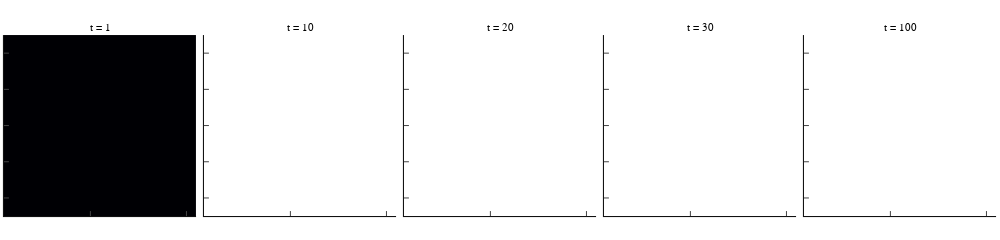

This figure's notebook cell:
### Code cell
# ... I'm sure there are better ways to do this ...

ts = [2, 11, 21, 31, 101] # time steps to plot


hms = map(ts) do t 
    heatmap(reshape(traj[t], (H, W)), clim = (0, 100.0))
end


plot(hms..., layout = (1,5), colorbar = false, 
       title = ["t = 1" "t = 10" "t = 20" "t = 30" "t = 100"], titlefont = font(8))
plot!(size=(W*100,H*200))
plot!(xticks = false)
plot!(yticks = false)

### Figure 1 — Plotly figure (JSON) as saved in the notebook; plotly's stock layout.template omitted (floating-point values rounded to 4 significant figures; data arrays with more than 128 entries replaced by an {"elided": "..."} marker saying what was removed)
{"data": [{"colorbar": {"title": ""}, "colorscale": {"elided": "256x2 mixed values"}, "hoverinfo": "none", "name": "y1", "showlegend": false, "showscale": false, "type": "heatmap", "x": [0.5, 1.5, 2.5, 3.5, 4.5, 5.5, 6.5, 7.5, 8.5, 9.5, 10.5], "xaxis": "x1", "y": [0.5, 1.5], "yaxis": "y1", "z": [[-10440, -29880.0, -47160, -62280.0, -75240.0, -86040.0, -94680.0, -101200.0, -105500.0, -107600.0]], "zmax": 100, "zmin": 0}, {"colorbar": {"title": ""}, "colorscale": {"elided": "256x2 mixed values"}, "hoverinfo": "none", "name": "y1", "showlegend": false, "showscale": false, "type": "heatmap", "x": [0.5, 1.5, 2.5, 3.5, 4.5, 5.5, 6.5, 7.5, 8.5, 9.5, 10.5], "xaxis": "x2", "y": [0.5, 1.5], "yaxis": "y2", "z": [[null, null, null, null, null, null, null, null, null, null]], "zmax": 100, "zmin": 0}, {"colorbar": {"title": ""}, "colorscale": {"elided": "256x2 mixed values"}, "hoverinfo": "none", "name": "y1", "showlegend": false, "showscale": false, "type": "heatmap", "x": [0.5, 1.5, 2.5, 3.5, 4.5, 5.5, 6.5, 7.5, 8.5, 9.5, 10.5], "xaxis": "x3", "y": [0.5, 1.5], "yaxis": "y3", "z": [[null, null, null, null, null, null, null, null, null, null]], "zmax": 100, "zmin": 0}, {"colorbar": {"title": ""}, "colorscale": {"elided": "256x2 mixed values"}, "hoverinfo": "none", "name": "y1", "showlegend": false, "showscale": false, "type": "heatmap", "x": [0.5, 1.5, 2.5, 3.5, 4.5, 5.5, 6.5, 7.5, 8.5, 9.5, 10.5], "xaxis": "x4", "y": [0.5, 1.5], "yaxis": "y4", "z": [[null, null, null, null, null, null, null, null, null, null]], "zmax": 100, "zmin": 0}, {"colorbar": {"title": ""}, "colorscale": {"elided": "256x2 mixed values"}, "hoverinfo": "none", "name": "y1", "showlegend": false, "showscale": false, "type": "heatmap", "x": [0.5, 1.5, 2.5, 3.5, 4.5, 5.5, 6.5, 7.5, 8.5, 9.5, 10.5], "xaxis": "x5", "y": [0.5, 1.5], "yaxis": "y5", "z": [[null, null, null, null, null, null, null, null, null, null]], "zmax": 100, "zmin": 0}], "layout": {"annotations": [{"font": {"color": "rgba(0, 0, 0, 1.000)", "family": "sans-serif", "size": 11}, "rotation": 0, "showarrow": false, "text": "t = 1", "x": 0.1, "xanchor": "center", "xref": "paper", "y": 1, "yanchor": "top", "yref": "paper"}, {"font": {"color": "rgba(0, 0, 0, 1.000)", "family": "sans-serif", "size": 11}, "rotation": 0, "showarrow": false, "text": "t = 10", "x": 0.3, "xanchor": "center", "xref": "paper", "y": 1, "yanchor": "top", "yref": "paper"}, {"font": {"color": "rgba(0, 0, 0, 1.000)", "family": "sans-serif", "size": 11}, "rotation": 0, "showarrow": false, "text": "t = 20", "x": 0.5, "xanchor": "center", "xref": "paper", "y": 1, "yanchor": "top", "yref": "paper"}, {"font": {"color": "rgba(0, 0, 0, 1.000)", "family": "sans-serif", "size": 11}, "rotation": 0, "showarrow": false, "text": "t = 30", "x": 0.7, "xanchor": "center", "xref": "paper", "y": 1, "yanchor": "top", "yref": "paper"}, {"font": {"color": "rgba(0, 0, 0, 1.000)", "family": "sans-serif", "size": 11}, "rotation": 0, "showarrow": false, "text": "t = 100", "x": 0.9, "xanchor": "center", "xref": "paper", "y": 1, "yanchor": "top", "yref": "paper"}], "height": 200, "legend": {"bgcolor": "rgba(255, 255, 255, 1.000)", "bordercolor": "rgba(0, 0, 0, 1.000)", "borderwidth": 1, "font": {"color": "rgba(0, 0, 0, 1.000)", "family": "sans-serif", "size": 11}, "title": {"font": {"color": "rgba(0, 0, 0, 1.000)", "family": "sans-serif", "size": 15}, "text": ""}, "tracegroupgap": 0, "traceorder": "normal", "x": 1, "xanchor": "auto", "y": 1, "yanchor": "auto"}, "margin": {"b": 20, "l": 0, "r": 0, "t": 20}, "paper_bgcolor": "rgba(255, 255, 255, 1.000)", "plot_bgcolor": "rgba(255, 255, 255, 1.000)", "showlegend": true, "width": 1000, "xaxis1": {"anchor": "y1", "domain": [0.003937, 0.1961], "gridcolor": "rgba(0, 0, 0, 0.100)", "gridwidth": 0.5, "linecolor": "rgba(0, 0, 0, 1.000)", "mirror": false, "range": [0.5, 10.5], "showgrid": false, "showline": true, "showticklabels": false, "tickangle": 0, "ticks": "inside", "title": "", "type": "-", "visible": true, "zeroline": false, "zerolinecolor": "rgba(0, 0, 0, 1.000)"}, "xaxis2": {"anchor": "y2", "domain": [0.2039, 0.3961], "gridcolor": "rgba(0, 0, 0, 0.100)", "gridwidth": 0.5, "linecolor": "rgba(0, 0, 0, 1.000)", "mirror": false, "range": [0.5, 10.5], "showgrid": false, "showline": true, "showticklabels": false, "tickangle": 0, "ticks": "inside", "title": "", "type": "-", "visible": true, "zeroline": false, "zerolinecolor": "rgba(0, 0, 0, 1.000)"}, "xaxis3": {"anchor": "y3", "domain": [0.4039, 0.5961], "gridcolor": "rgba(0, 0, 0, 0.100)", "gridwidth": 0.5, "linecolor": "rgba(0, 0, 0, 1.000)", "mirror": false, "range": [0.5, 10.5], "showgrid": false, "showline": true, "showticklabels": false, "tickangle": 0, "ticks": "inside", "title": "", "type": "-", "visible": true, "zeroline": false, "zerolinecolor": "rgba(0, 0, 0, 1.000)"}, "xaxis4": {"anchor": "y4", "domain": [0.6039, 0.7961], "gridcolor": "rgba(0, 0, 0, 0.100)", "gridwidth": 0.5, "linecolor": "rgba(0, 0, 0, 1.000)", "mirror": false, "range": [0.5, 10.5], "showgrid": false, "showline": true, "showticklabels": false, "tickangle": 0, "ticks": "inside", "title": "", "type": "-", "visible": true, "zeroline": false, "zerolinecolor": "rgba(0, 0, 0, 1.000)"}, "xaxis5": {"anchor": "y5", "domain": [0.8039, 0.9961], "gridcolor": "rgba(0, 0, 0, 0.100)", "gridwidth": 0.5, "linecolor": "rgba(0, 0, 0, 1.000)", "mirror": false, "range": [0.5, 10.5], "showgrid": false, "showline": true, "showticklabels": false, "tickangle": 0, "ticks": "inside", "title": "", "type": "-", "visible": true, "zeroline": false, "zerolinecolor": "rgba(0, 0, 0, 1.000)"}, "yaxis1": {"anchor": "x1", "domain": [0.01969, 0.9248], "gridcolor": "rgba(0, 0, 0, 0.100)", "gridwidth": 0.5, "linecolor": "rgba(0, 0, 0, 1.000)", "mirror": false, "range": [0.5, 1.5], "showgrid": false, "showline": true, "showticklabels": false, "tickangle": 0, "ticks": "inside", "title": "", "type": "-", "visible": true, "zeroline": false, "zerolinecolor": "rgba(0, 0, 0, 1.000)"}, "yaxis2": {"anchor": "x2", "domain": [0.01969, 0.9248], "gridcolor": "rgba(0, 0, 0, 0.100)", "gridwidth": 0.5, "linecolor": "rgba(0, 0, 0, 1.000)", "mirror": false, "range": [0.5, 1.5], "showgrid": false, "showline": true, "showticklabels": false, "tickangle": 0, "ticks": "inside", "title": "", "type": "-", "visible": true, "zeroline": false, "zerolinecolor": "rgba(0, 0, 0, 1.000)"}, "yaxis3": {"anchor": "x3", "domain": [0.01969, 0.9248], "gridcolor": "rgba(0, 0, 0, 0.100)", "gridwidth": 0.5, "linecolor": "rgba(0, 0, 0, 1.000)", "mirror": false, "range": [0.5, 1.5], "showgrid": false, "showline": true, "showticklabels": false, "tickangle": 0, "ticks": "inside", "title": "", "type": "-", "visible": true, "zeroline": false, "zerolinecolor": "rgba(0, 0, 0, 1.000)"}, "yaxis4": {"anchor": "x4", "domain": [0.01969, 0.9248], "gridcolor": "rgba(0, 0, 0, 0.100)", "gridwidth": 0.5, "linecolor": "rgba(0, 0, 0, 1.000)", "mirror": false, "range": [0.5, 1.5], "showgrid": false, "showline": true, "showticklabels": false, "tickangle": 0, "ticks": "inside", "title": "", "type": "-", "visible": true, "zeroline": false, "zerolinecolor": "rgba(0, 0, 0, 1.000)"}, "yaxis5": {"anchor": "x5", "domain": [0.01969, 0.9248], "gridcolor": "rgba(0, 0, 0, 0.100)", "gridwidth": 0.5, "linecolor": "rgba(0, 0, 0, 1.000)", "mirror": false, "range": [0.5, 1.5], "showgrid": false, "showline": true, "showticklabels": false, "tickangle": 0, "ticks": "inside", "title": "", "type": "-", "visible": true, "zeroline": false, "zerolinecolor": "rgba(0, 0, 0, 1.000)"}}}
